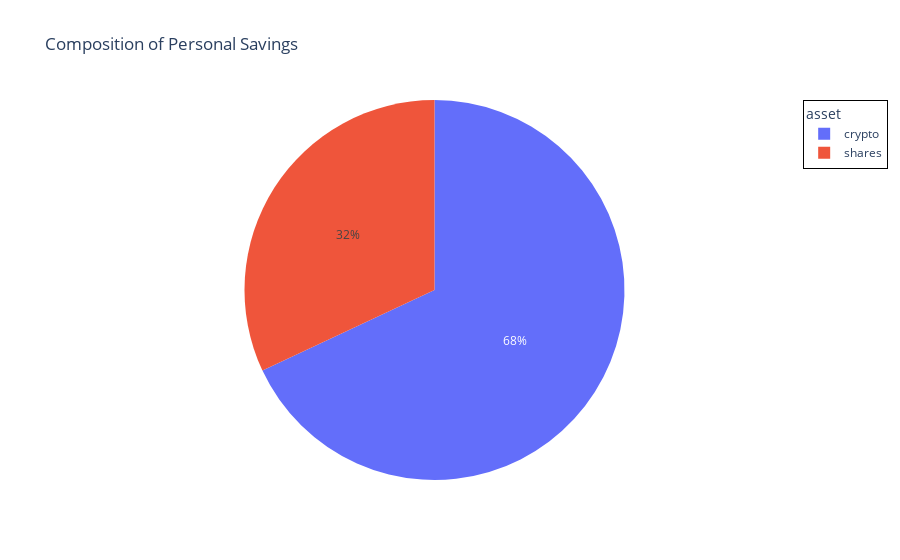

Notebook cell for this chart:
### Code cell
# Pie chart using plotly express
fig = px.pie(df_savings,
             values='amount',
             names=df_savings.index,
             labels={'index':'asset'},
             title='Composition of Personal Savings',
             hover_data=['amount']
)
fig.update_layout(
    legend_title_text='asset',
    hoverlabel=dict(
        bgcolor='white',
    ),
    legend=dict(
        bordercolor='Black',
        borderwidth=1,
    )
)
fig.show()

### Figure 1 — Plotly figure (JSON) as saved in the notebook; plotly's stock layout.template omitted (floating-point values rounded to 4 significant figures)
{"data": [{"customdata": [[97540.0], [45840.0]], "domain": {"x": [0, 1], "y": [0, 1]}, "hovertemplate": "asset=%{label}<br>amount=%{customdata[0]}<extra></extra>", "labels": ["crypto", "shares"], "legendgroup": "", "name": "", "showlegend": true, "type": "pie", "values": [97540.0, 45840.0]}], "layout": {"hoverlabel": {"bgcolor": "white"}, "legend": {"bordercolor": "Black", "borderwidth": 1, "title": {"text": "asset"}, "tracegroupgap": 0}, "title": {"text": "Composition of Personal Savings"}}}
